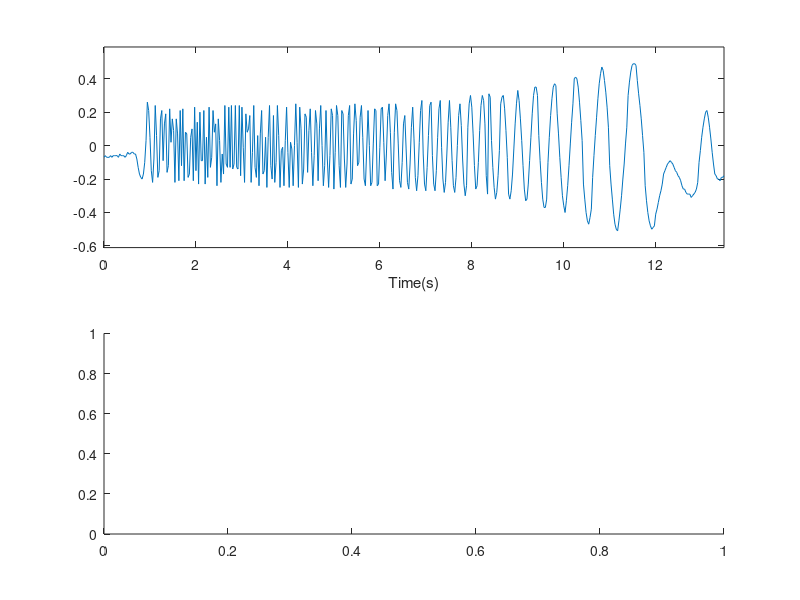

Write MATLAB code to recreate this figure. (Note: this script raises an error after producing the figure.)
clear
%Create variables. This is just so that the if statements work later.
Launch_2_1 = 0;
Launch_2_2 = 0;
Launch_2_3 = 0;
Launch_2_4 = 0;
Launch_2_5 = 0;
%load data. Just change the number of the launch in both lines below
load('Launch_2_5.txt')
launch=Launch_2_5;

%make column vectors out of the table of data
x_accel=launch(:,1);
y_accel=launch(:,2);
z_accel=launch(:,3);
x_roll=launch(:,4);
y_roll=launch(:,5);
z_roll=launch(:,6);
x_mag=launch(:,7);
y_mag=launch(:,8);
z_mag=launch(:,9);


%create time vector. Assume logger writes at 50 hz. 
[length,width]=size(x_accel);
i= 1:1:length;
time = i*.02857143;

%find the launch window. Each launch has various accelerations before
%ignition which means there needs to be a different threshold in order to
%actually detect it. Also, launches 4 and 5 used a different set of
%electronics which use different units. These if statements also adjust for
%the magnitude of the frequencies on the spectrogram.
launchframe=1;

if (launch == Launch_2_1) | (launch == Launch_2_2)
    while z_accel(launchframe)<40
    launchframe=launchframe+1;
    end
    z_roll = -1*z_roll/(2*pi);
    x_roll = -1*x_roll/(2*pi);
    y_roll = -1*y_roll/(2*pi);
    minThresh = 0;
    pos = 'last';
    powerCutoff = 3;
elseif (launch == Launch_2_4)
    while z_accel(launchframe)<120
    launchframe=launchframe+1;
    end
    z_roll = -1*z_roll/360;
    x_roll = -1*x_roll/360;
    y_roll = -1*y_roll/360;
    minThresh = -30;
    pos = 'first';
    powerCutoff = .005;
elseif (launch == Launch_2_5)
    while z_accel(launchframe)<40
    launchframe=launchframe+1;
    end
    z_roll = -1*z_roll/360;
    x_roll = -1*x_roll/360;
    y_roll = -1*y_roll/360;
    minThresh = -37;
    pos = 'last';
    powerCutoff = .0025;
else
    minThresh = 0;
    justwork = 'Didnt work'
    pos = 'last';
end
%launch window start is 0.5 s before launch frame and 13 s after. Find it
%by frame and correlate to time
logstart = round(launchframe -.5/.02857143);
logstop = round(launchframe + 13/.02857143);
launchstart = time(logstart);
launchstop = time(logstop);

%variables for the spectrogram controls
frequencyLimits = [0 25]; % Hz
leakage = 0.8;
timeResolution = 0.75; % seconds
overlapPercent = 99;
reassignFlag = true;

% Index into signal time region of interest
x_mag_ROI = x_mag(:);
timeValues = time;
minIdx = timeValues >= launchstart;
maxIdx = timeValues <= launchstop;

%Trim time frame and convert to proper units
x_mag_ROI = x_mag_ROI(minIdx&maxIdx);
timeValues = timeValues(minIdx&maxIdx);

z_accel_processed = z_accel(minIdx&maxIdx)/9.8;
x_accel_processed = x_accel(minIdx&maxIdx)/9.8;
y_accel_processed = y_accel(minIdx&maxIdx)/9.8;

z_roll_processed = z_roll(minIdx&maxIdx);
x_roll_processed = x_roll(minIdx&maxIdx);
y_roll_processed = y_roll(minIdx&maxIdx);

timeValues = timeValues - launchstart;

% Compute spectral estimate
%Plot the x magnetometer and spectrogram on the same plot
figure('Name', 'X Magnetometer Spectrogram','NumberTitle','off')
ax1 = subplot(2,1,1);
plot(timeValues, x_mag_ROI)
%scale axis
axis([0 launchstop-launchstart (min(x_mag_ROI)-.1*(max(x_mag_ROI)-min(x_mag_ROI))) (max(x_mag_ROI)+.1*(max(x_mag_ROI)-min(x_mag_ROI)))])
xlabel('Time(s)')
ax2 = subplot(2,1,2);
pspectrum(x_mag_ROI,timeValues, ...
    'spectrogram', ...
    'FrequencyLimits',frequencyLimits, ...
    'Leakage',leakage, ...
    'TimeResolution',timeResolution, ...
    'OverlapPercent',overlapPercent, ...
    'MinThreshold',minThresh, ...
    'Reassign',reassignFlag);
[P, F, T] = pspectrum(x_mag_ROI,timeValues, ...
    'spectrogram', ...
    'FrequencyLimits',frequencyLimits, ...
    'Leakage',leakage, ...
    'TimeResolution',timeResolution, ...
    'OverlapPercent',overlapPercent, ...
    'MinThreshold',minThresh, ...
    'Reassign',reassignFlag);
figure('Name', 'Acceleration and Roll','NumberTitle','off')

%Plot Acceleration
ax1 = subplot(3,1,1);
hold on
plot(timeValues,z_accel_processed)
plot(timeValues,y_accel_processed)
plot(timeValues,x_accel_processed)
axis([0 launchstop-launchstart (min(z_accel_processed)-.1*(max(z_accel_processed)-min(z_accel_processed))) (max(z_accel_processed)+.1*(max(z_accel_processed)-min(z_accel_processed)))])
xlabel('Time(s)')
ylabel('Acceleration(g)')
title('Acceleration vs Time')

ax2 = subplot(3,1,2);
[length,width]=size(z_accel_processed);
velocity = zeros(length,1);
velocity(1) = 0;
for i = 2:length
    velocity(i) = z_accel_processed(i-1)*9.8 * .02857143 + velocity(i-1);
end

plot(timeValues,velocity)
xlabel('Time(s)')
ylabel('Velocity (m/s)')
title('Velocity vs Time')

%Plot Roll
ax3 = subplot(3,1,3);
hold on
plot(timeValues,z_roll_processed)
plot(timeValues,y_roll_processed)
plot(timeValues,x_roll_processed)
axis([0 launchstop-launchstart (min(z_roll_processed)-.1*(max(z_roll_processed)-min(z_roll_processed))) (max(z_roll_processed)+.1*(max(z_roll_processed)-min(z_roll_processed)))])
xlabel('Time(s)')
ylabel('Gyro Roll Rate (Hz)')
title('Roll Rate vs Time')

x=1;
[lengthp, widthp] = size(P);
for j =1:widthp
    for i =1:lengthp
        if P(i,j) > powerCutoff
            ov(x,1) = T(j);
            ov(x,2) = F(i);
            x=x+1;
        end
    end
end

%ai is the index of the unique time values, sorted by last. Somehow this
%code works although I'm not positive how it works. I'm not questioning it
[nv1, ai] = unique(ov(:,1), pos)
figure('name', 'Spectrogram Roll Rate', 'NumberTitle','off')
plot(ov(ai,1),ov(ai,2))
xlabel('Time(s)')
ylabel('Roll Rate (Hz)')
title('Roll Rate vs Time')

fileID = fopen('Launch_5_Roll_Rate.txt', 'w')
fprintf(fileID,'%6s %12s\r\n','t','Hz');
[length, width] = size(ai);
for i = 1: length
   fprintf(fileID, '%6.2f %12.8f\r\n', ov(ai(i),1), ov(ai(i),2));
end
fclose(fileID)

%signalAnalyzer
